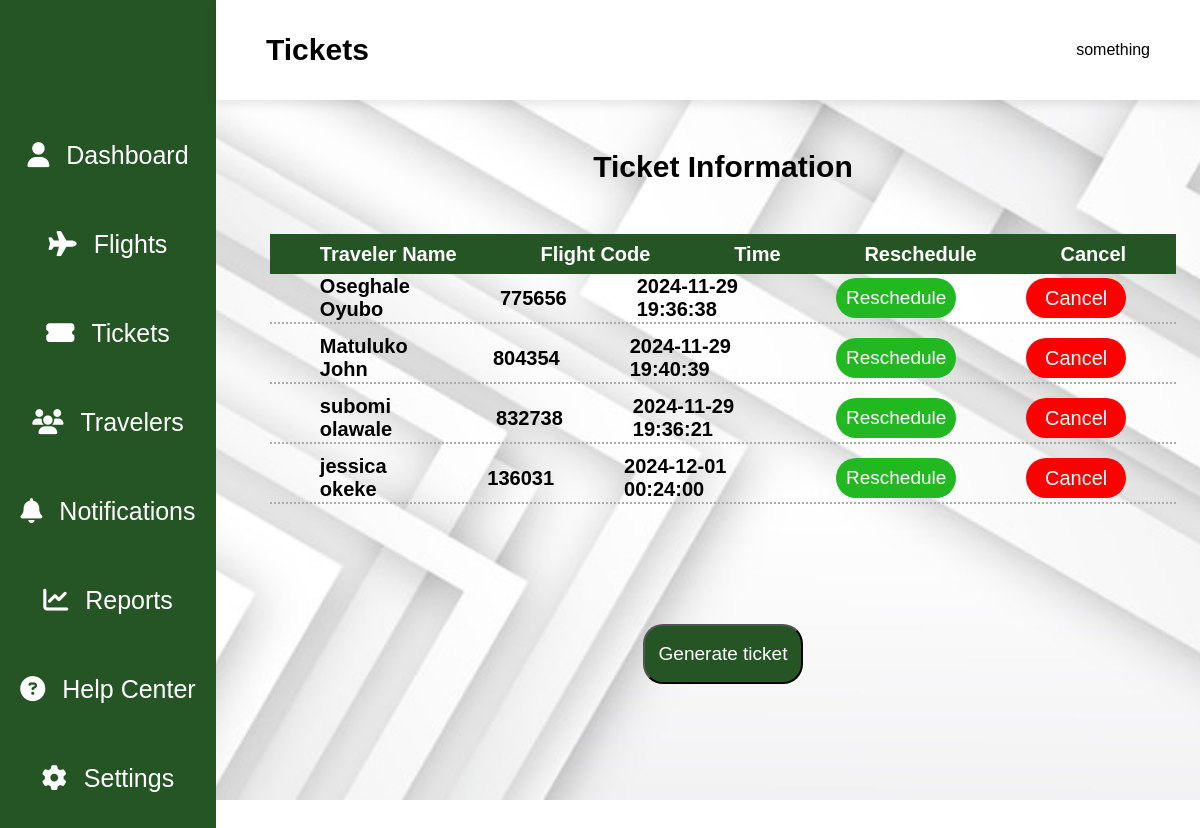
/tickets.php, run on the app's committed database.
### tables this page shows
CREATE TABLE `ticket` (
  `id` int(11) NOT NULL,
  `name` varchar(255) NOT NULL,
  `number` varchar(255) NOT NULL,
  `email` varchar(255) NOT NULL,
  `code` int(11) NOT NULL,
  `time` timestamp NOT NULL DEFAULT current_timestamp() ON UPDATE current_timestamp(),
  `status` varchar(255) NOT NULL
);

### get-ticket.php (called while the page is built)
<?php
include("connection.php");
$stmt = $con->prepare("SELECT * FROM ticket ");
$stmt->execute();
$featured_products =$stmt->get_result();
?>

### tickets.php (the view, shortened to what this page needs)
<?php
include("connection.php");
include('get-ticket.php');
?>
<!DOCTYPE html>
<html lang="en">
<head>
    <link rel="stylesheet" href="tickets.css">
    <link rel="stylesheet" href="https://cdnjs.cloudflare.com/ajax/libs/font-awesome/6.7.1/css/all.min.css" />
</head>
<body>
<nav>
<a href="index.php" class="navlink"><i class="fas fa-user" style=" margin-right:17px;" ></i><span id="dashboard">Dashboard</span></a>
        <a href="flights.php" class="navlink" ><i class="fas fa-plane" style=" margin-right:17px;" ></i><span id="navFlights">Flights</span></a>
        <a href="tickets.php" class="navlink"><i class="fas fa-ticket-alt" style=" margin-right:17px;" ></i><span id="navTickets">Tickets</span></a>
        <a href="travelers.php" class="navlink"><i class="fas fa-users" style=" margin-right:17px;" ></i><span id="navTravelers">Travelers</span></a>
        <a href="notifiation.php" class="navlink"><i  class="fas fa-bell" style=" margin-right:17px;" ></i><span id="navNotifications">Notification</span></a>
        <a href="" class="navlink"><i class="fas fa-chart-line" style=" margin-right:17px;" ></i><span id="navReports">Reports</span></a>
        <a href="help.php" class="navlink"><i class="fas fa-question-circle" style=" margin-right:17px;" ></i><span id="navHelp">Help Center</span></a>
        <a href="settings.php" class="navlink"><i class="fas fa-cog" style=" margin-right:17px;" ></i><span id="navSettings">Settings</span></a>
    </nav>
    <div class="bodyy">
        <nav class="second">
            <div class="dash">Tickets</div>
            <div>something</div>
        </nav>
        <section class="part1">
            <h1 class="tic">Ticket Information</h1>
            <div class="head">
                <div class="part1ss">Traveler Name</div>
                <div class="part1ss">Flight Code</div>
                <div class="part1ss">Time</div>
                <div class="part1ss">Reschedule</div>
                <div class="part1ss">Cancel</div>
            </div>
            <?php include('get-ticket.php');?>
            <?php while($row= $featured_products->fetch_assoc()){ ?>
    <div class="tab">
        <div class="part1ss"><?php echo $row['name']; ?></div>
        <div class="part1ss"><?php echo $row['code']; ?></div>
        <div class="part1ss"><?php echo $row['time']; ?></div>
        <div class="part1ss">
            <form action="" method="post" style="display:inline;">
                <button type="submit" name="reschedule_btn" class="btnnn">Reschedule</button>
            </form>
        </div>
        <div class="part1ss">
            <form action="" method="post" style="display:inline;">
                <button type="submit" name="cancel_btn" class="btnnn2">Cancel</button>
            </form>
        </div>
    </div>
<?php } ?>
            <button class="btn">Generate ticket</button>
        </section>
    </div>
</body>
</html>

### tickets.css (style rules this page uses)
* { margin: 0; padding: 0; box-sizing: border-box; scroll-behavior: smooth; text-decoration: none; font-family: sans-serif; }
nav { width: 18%; height: 100%; background-color: rgb(37, 85, 37); position: fixed; left: 0; top: 0; display: flex; flex-direction: column; align-items: center; justify-content: center; gap: 60px; color: white; z-index: 1000; }
.navlink { color: white; font-size: 25px; }
.second { width: 100%; height: 100px; position: absolute; right: 0; background-color: white; display: flex; align-items: center; justify-content: space-between; color: black; flex-direction: row; padding-right: 50px; padding-left: 50px; box-shadow: 0 4px 10px rgba(0,0,0,0.1); }
.bodyy { width: 82%; height: 100vh; position: absolute; right: 0; top: 0; display: flex; flex-direction: column; background-image: url('paper-style-white-monochrome-background_23-2149001003.jpg'); background-position: center; background-repeat: no-repeat; background-size: cover; }
.dash { font-size: 30px; font-weight: bolder; }
.part1 { width: 100%; height: fit-content; padding-left: 30px; z-index: 200; color: black; margin-top: 150px; display: flex; align-items: center; justify-content: center; flex-direction: column; padding-bottom: 200px; }
.head { width: 95%; height: 40px; background-color: rgb(37, 85, 37); display: flex; align-items: center; justify-content: space-between; color: white; font-size: 20px; font-weight: bolder; padding-left: 50px; padding-right: 50px; margin-bottom: 10px; }
.tab { display: flex; align-items: center; justify-content: space-between; color: black; font-size: 20px; font-weight: bolder; padding-left: 50px; padding-right: 50px; flex-direction: row; width: 95%; height: 40px; gap: 70px; border-bottom: 2px dotted rgb(172, 172, 172); margin-bottom: 20px; padding-bottom: 10px; }
.tic { font-size: 30px; font-weight: bolder; padding-bottom: 50px; }
.btn { width: 160px; height: 60px; background-color: rgb(37, 85, 37); margin-top: 100px; display: flex; align-items: center; justify-content: center; border-radius: 20px; color: white; font-size: 19px; cursor: pointer; margin-bottom: 50px; }
.btnnn { width: 120px; height: 40px; background-color: rgb(33, 184, 33); border-radius: 20px; color: white; font-size: 19px; border: 0; cursor: pointer; }
.btnnn2 { width: 100px; height: 40px; background-color: red; border-radius: 20px; color: white; font-size: 20px; border: 0; cursor: pointer; }
form { width: 100%; height: 90%; gap: 40px; display: flex; align-items: center; justify-content: center; flex-direction: column; }

### data on the page
ticket: name "Oseghale Oyubo", code "775656", time "2024-11-29 19:36:38"
ticket: name "Matuluko John", code "804354", time "2024-11-29 19:40:39"
ticket: name "subomi olawale", code "832738", time "2024-11-29 19:36:21"
ticket: name "jessica okeke", code "136031", time "2024-12-01 00:24:00"
